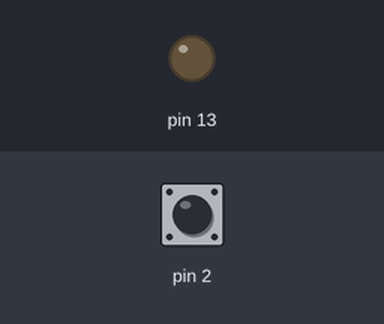
Recording of a sketch running on a simulated Arduino Uno, built with avr-gcc and run on an emulated ATmega328P. Shown: output pins drawn as LEDs (lit = HIGH). The inputs (shaded band) are chosen by the test bench; at power-on: pin 2 HIGH.

Above: at 1.2 s.
1.3 s: pin 2 pulled LOW for 0.15 s
At 1.37 s:
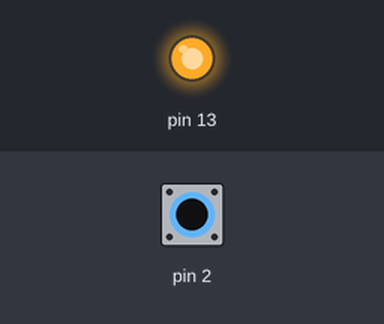
2.9 s: pin 2 pulled LOW for 3.2 s
At 7.3 s:
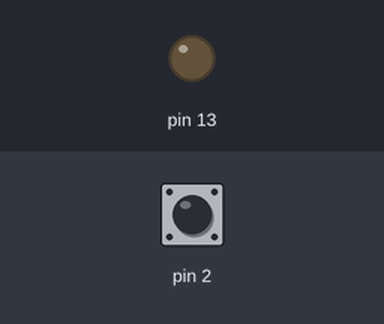
Timing chart, 0 to 8.8 s (numbered marks = the images above; inputs shaded):
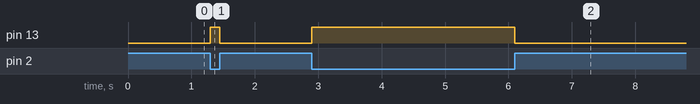

Measured:
- after the input at 1.3 s, pin 13: LOW → HIGH at once, → LOW 0.15 s later
- after the input at 2.9 s, pin 13: LOW → HIGH at once, → LOW 3.2 s later

The sketch:

sketch_jul08b.ino
```cpp
void setup()
{
  pinMode(13, OUTPUT);
  pinMode(2, INPUT_PULLUP);
}

void loop()
{
  if(LOW==digitalRead(2))
  {
    digitalWrite(13,HIGH);
  }
  else
  {
    digitalWrite(13,LOW);
  }
}
```
